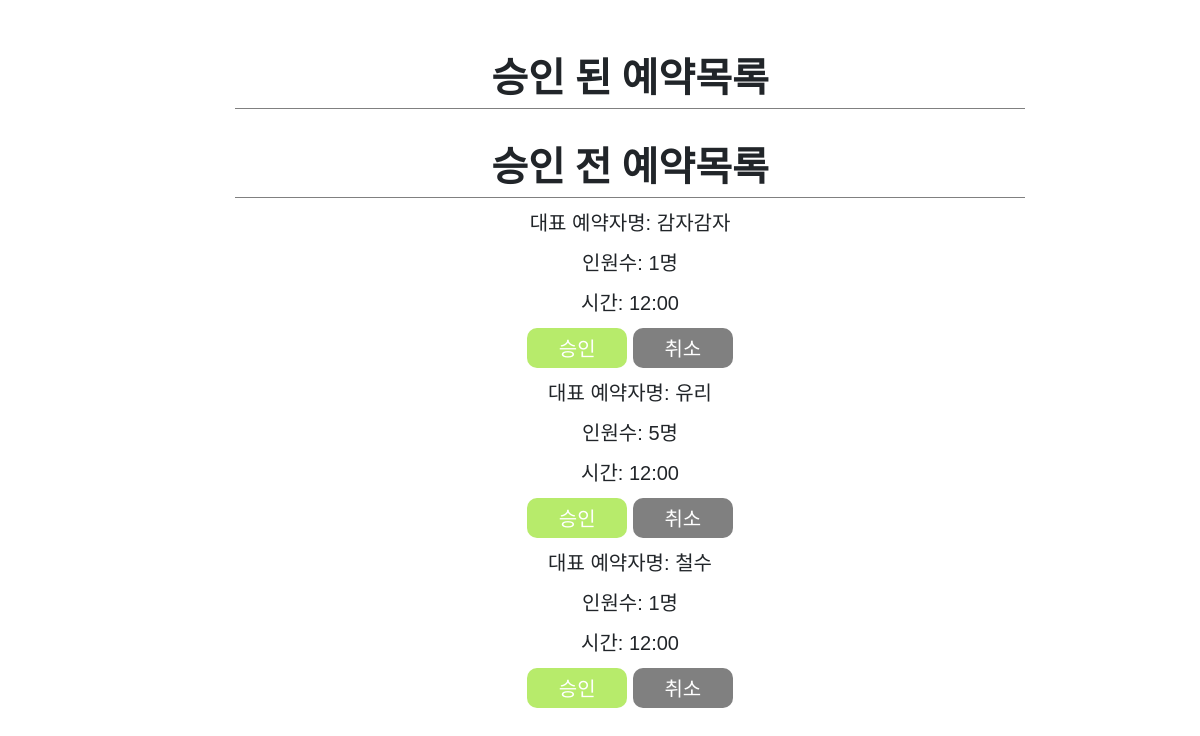
The page /reservation_manage/ (signed in) on the database its author committed.
### app1/models.py (models this page shows, shortened)
class Reservation(models.Model):
    group_name=models.CharField(max_length=225)
    time=models.CharField(max_length=225) #models.DateTimeField(auto_now_add=True)
    requirements=models.CharField(max_length=225)
    confirmed=models.IntegerField(default=0)
    customer=models.ForeignKey(User, on_delete=models.CASCADE, null=True)
    shop=models.ForeignKey(Shop, on_delete=models.CASCADE, null=True)
    num=models.IntegerField(default=0)

### app1/views.py (the view, shortened to what this page needs)
# urls.py: path('reservation_manage/',app1.views.reservation_manage,name='reservation_manage'),
def reservation_manage(request):
    user=request.user
    shop=get_object_or_404(Shop,owner=user.id)
    reservation=shop.reservation_set.all()
    return render(request,'reservation_manage.html',{'reservation':reservation,'id':id})

### app1/templates/reservation_manage.html (shortened to what this page needs)
<!DOCTYPE html>
<html lang="en">
<head>
    {% load static %}
    <link rel="stylesheet" href="https://stackpath.bootstrapcdn.com/bootstrap/4.4.1/css/bootstrap.min.css">
    <link rel="stylesheet" href="{% static 'css/reservation_manage.css'%}">
</head>
<body>
    <div class="row">
        <div class="col-md-2"></div>
        <div class="col-md-8 panel panel-default">
            <h1>승인 된 예약목록</h1>
            <h1>승인 전 예약목록</h1>
            {% for reserv in reservation %}
            {% if reserv.confirmed == 0 %}
            <div>대표 예약자명: {{reserv.group_name}}</div>
            <div>인원수: {{reserv.num}}명</div>
            <div>시간: {{reserv.time}}</div>
            <form action="" method="POST">
                <input class="btn" type="submit" value="승인" name="승인" id = "accept">
                <input class="btn" type="submit" value="취소" name="취소" id = "deny">
            </form>
            {% endif %}
            {% endfor %}
        </div>
    </div>
</body>
</html>

### app1/templates/css/reservation_manage.css (style rules this page uses)
body { font-size:20px; text-align: center; }
div { margin: 10px; font-family: 'Gothic A1', sans-serif; }
h1 { padding:5px; border-bottom: solid 1px gray; font-weight: bold; }
.btn { width:100px; height: 40px; border-radius: 10px; background-color:gray; color:white; font-size:20px; border:none; }
#accept { width:100px; height: 40px; border-radius: 10px; background-color:rgb(183, 235, 107); color:white; font-size:20px; border:none; }
#deny { width:100px; height: 40px; border-radius: 10px; background-color:gray; color:white; font-size:20px; border:none; }
h1 { margin-top: 30px; font-family: 'Jua', sans-serif; }

### rows shown on the page
Reservation: group_name "감자감자", num "1", time "12:00"
Reservation: group_name "유리", num "5", time "12:00"
Reservation: group_name "철수", num "1", time "12:00"
